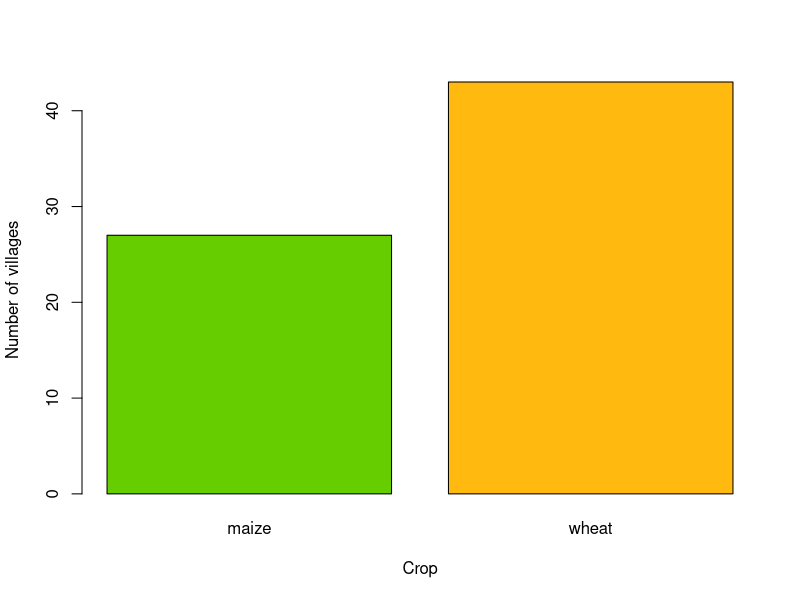
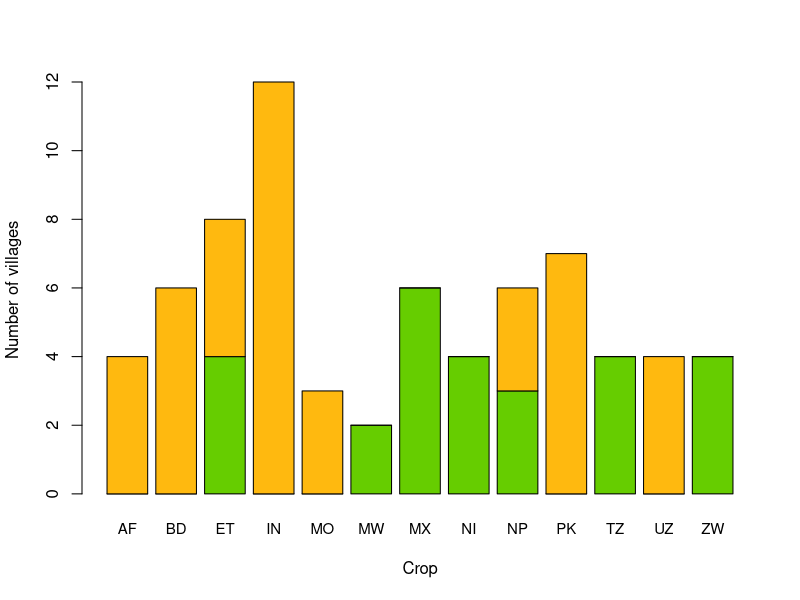
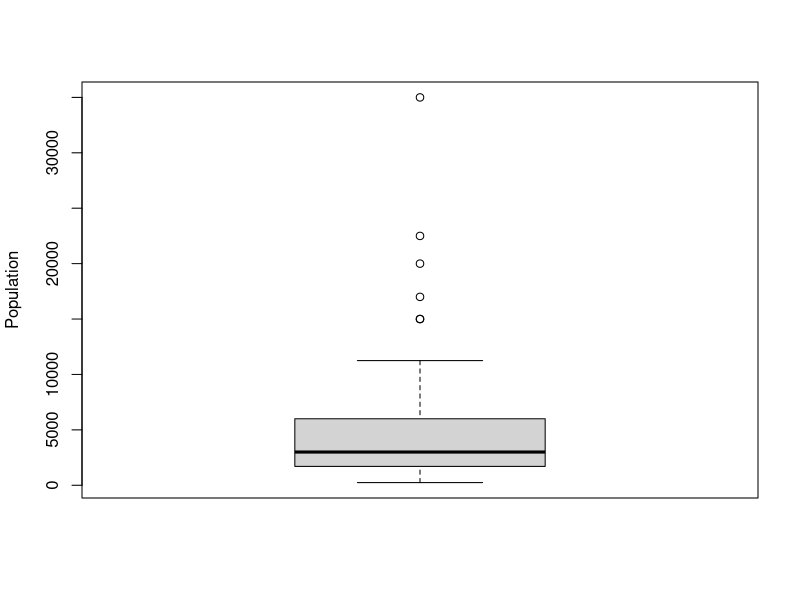
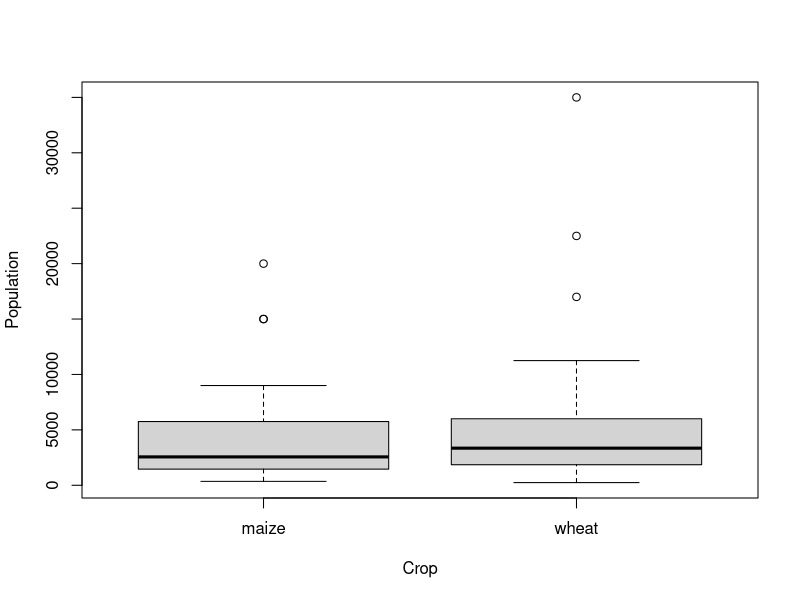
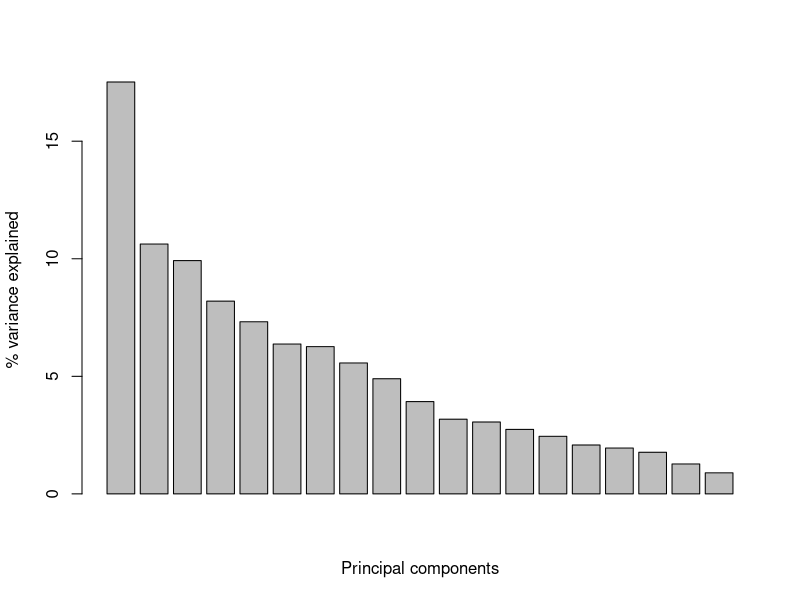
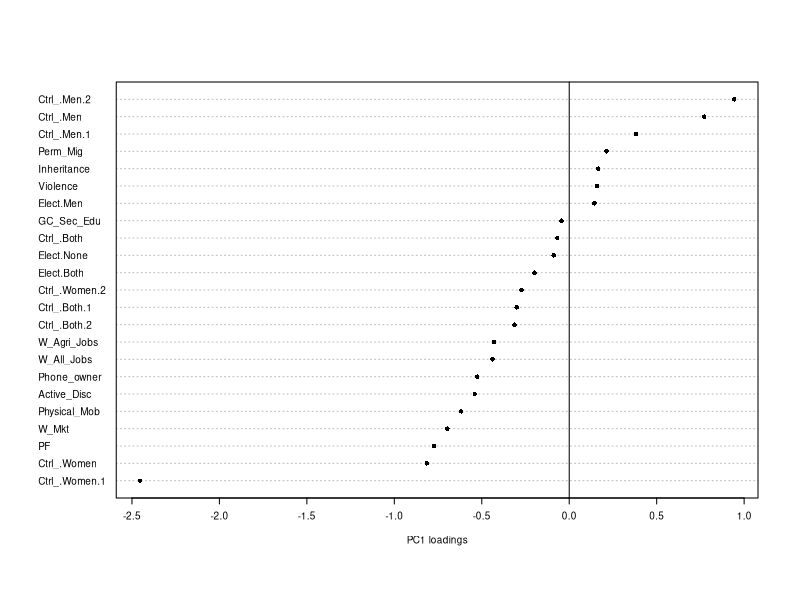
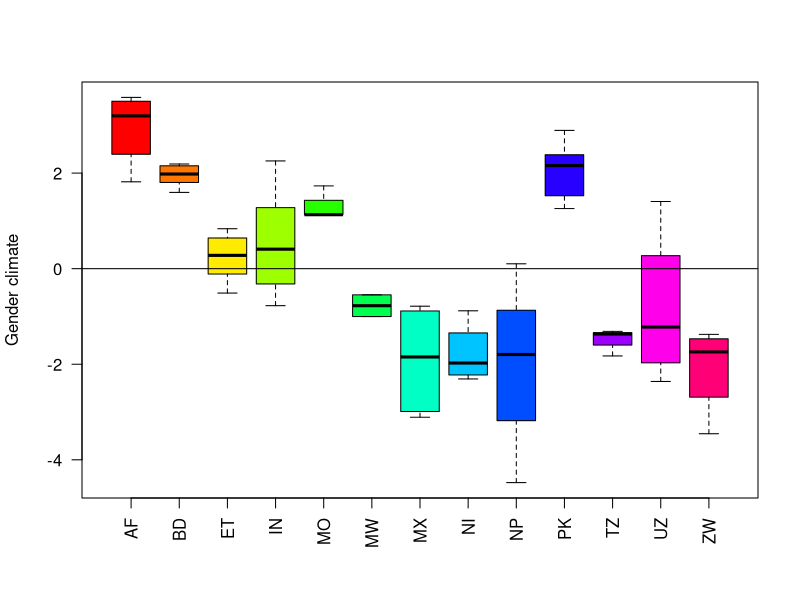
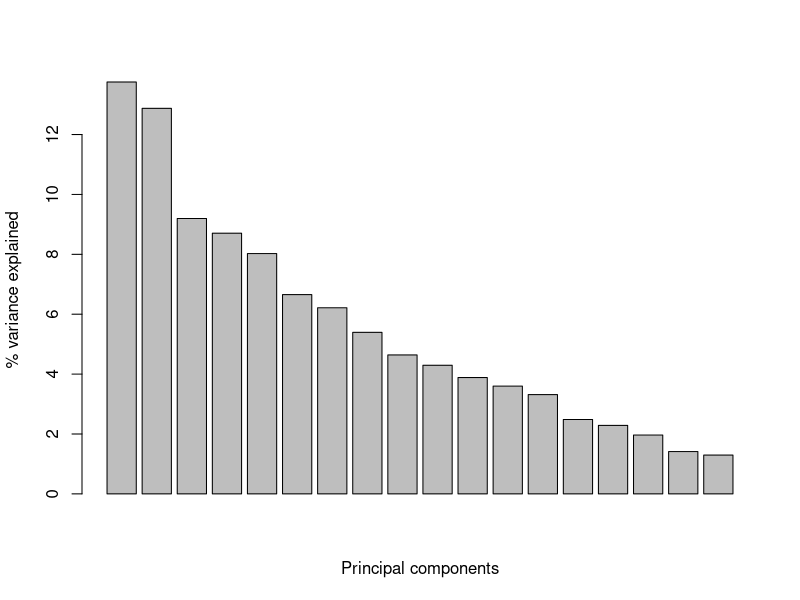

The R source for these figures, in order:
library(ade4)
library(vegan)


## -------------------------------------------------------------------------------------------
tab <- read.csv("GennovateWheatMaize.csv", 
                row.names = 1, stringsAsFactors = TRUE)
dim(tab)
names(tab)


## -------------------------------------------------------------------------------------------
table(tab$Country)
table(tab$crop)


## -------------------------------------------------------------------------------------------
#Set the color per crop
colCrop <- c("chartreuse3", "darkgoldenrod1")
barplot(table(tab$crop), col=colCrop,
        xlab="Crop", ylab="Number of villages")


## ---- width=8-------------------------------------------------------------------------------
#Compute the contingency table
table(tab$crop, tab$Country)

#Visualize the contingency table
barplot(table(tab$crop, tab$Country), col=colCrop,
        xlab="Crop", ylab="Number of villages",
        cex.names = 0.9)


## -------------------------------------------------------------------------------------------
summary(tab$Pop)


## -------------------------------------------------------------------------------------------
boxplot(tab$Pop, ylab="Population")


## -------------------------------------------------------------------------------------------
tapply(tab$Pop,tab$crop, summary)
boxplot(tab$Pop~tab$crop, ylab="Population", xlab="Crop")


## -------------------------------------------------------------------------------------------
gendervar <- c("W_Mkt", "W_Agri_Jobs", "W_All_Jobs", 
           "Ctrl_Wsales", "Perm_Mig", "Phone_owner", 
           "GC_Sec_Edu", "Elections", "Active_Disc", 
           "Violence", "Physical_Mob", "PF", 
           "Ctrl_Comm", "Ctrl_Subs", "Inheritance")
#Subset variables for gender climate
gc <- tab[,gendervar]
dim(gc)


## -------------------------------------------------------------------------------------------
#multivariate analysis
mvar.gc <- dudi.hillsmith(gc, scannf = FALSE, nf=3)


## -------------------------------------------------------------------------------------------
barplot(mvar.gc$eig/sum(mvar.gc$eig)*100,
        ylab="% variance explained",
        xlab="Principal components")


## -------------------------------------------------------------------------------------------
dotchart(sort(mvar.gc$co[,1]), pch=16, cex = 0.6,
         labels = row.names(mvar.gc$co)[order(mvar.gc$co[,1])],
         xlab="PC1 loadings")
abline(v=0)


## -------------------------------------------------------------------------------------------
#Define color per country-crop
colCC <- rainbow(nlevels(tab$Country))
boxplot(mvar.gc$li[,1]~tab$Country, 
        ylab="Gender climate", xlab="",
        col=colCC, las=2)
abline(h=0)


## -------------------------------------------------------------------------------------------
csvar <- c("Irrigation", "Pop", "Pop_Growth", 
            "HHMkt", "Mkt", "U_Land", 
           "Town", "Preschool", "U_Secondary", 
           "Secondary", "Clinic", "Training", 
           "Bus", "Electricity", "Internet", 
           "Land", "Farmer_Org")
#Subset variables for complementary scores
cs <- tab[,csvar]
dim(cs)


## -------------------------------------------------------------------------------------------
#multivariate analysis
mvar.cs <- dudi.hillsmith(cs, scannf = FALSE, nf=3)


## -------------------------------------------------------------------------------------------
barplot(mvar.cs$eig/sum(mvar.cs$eig)*100,
        ylab="% variance explained",
        xlab="Principal components")


## ---- echo=FALSE----------------------------------------------------------------------------
mvar.cs$co[,1] <- -mvar.cs$co[,1]
mvar.cs$li[,1] <- -mvar.cs$li[,1]


## -------------------------------------------------------------------------------------------
dotchart(sort(mvar.cs$co[,1]), pch=16, xlab="PC1 loadings",
         labels = row.names(mvar.cs$co)[order(mvar.cs$co[,1])],
         cex = 0.5)
abline(v=0)


## -------------------------------------------------------------------------------------------
boxplot(mvar.cs$li[,1]~tab$Country, 
        ylab="Opportunity", xlab="",
        col=colCC, las=2)
abline(h=0)


## -------------------------------------------------------------------------------------------
dotchart(sort(mvar.cs$co[,2]), pch=16, 
         xlab="PC2 loadings", cex = 0.5, 
         labels = row.names(mvar.cs$co)[order(mvar.cs$co[,2])])
abline(v=0)


## -------------------------------------------------------------------------------------------
boxplot(mvar.cs$li[,2]~tab$Country, 
        ylab="Connectivity", xlab="",
        col=colCC, las=2)
abline(h=0)


## -------------------------------------------------------------------------------------------
comp <- data.frame(
  "Gender climate"=mvar.gc$li[,1],
  "Opportunity"=mvar.cs$li[,1],
  "Connectivity"=mvar.cs$li[,2],
  "Country"=tab$Country
)


## -------------------------------------------------------------------------------------------
plot(comp$Gender.climate, comp$Opportunity, 
     xlab="Gender climate", ylab="Opportunity")
cor.test(comp$Gender.climate, comp$Opportunity)


## -------------------------------------------------------------------------------------------
par(oma=c(1,1,0,1))
s.class(comp, fac = comp$Country,
        col = colCC, xax=1, yax=2, grid=FALSE)
mtext("Gender", side = 1, line = 0, outer = TRUE)
mtext("Opportunity", side = 2, line = 0, outer = TRUE)


## -------------------------------------------------------------------------------------------
cor.test(comp$Gender.climate, comp$Opportunity)

par(oma=c(1,1,0,1))
s.class(comp, fac = comp$Country,
        col = colCC, xax=1, yax=3, grid=FALSE)
mtext("Gender", side = 1, line = 0, outer = TRUE)
mtext("Connectivity", side = 2, line = 0, outer = TRUE)



## -------------------------------------------------------------------------------------------
var <- varpart(comp$Gender.climate, ~Opportunity, ~Connectivity, 
               ~Country, data=comp)


## -------------------------------------------------------------------------------------------
par(cex=0.6)
plot(var, Xnames=c("Opportunity", "Connectivity", "Country"),
     bg=rainbow(4))
